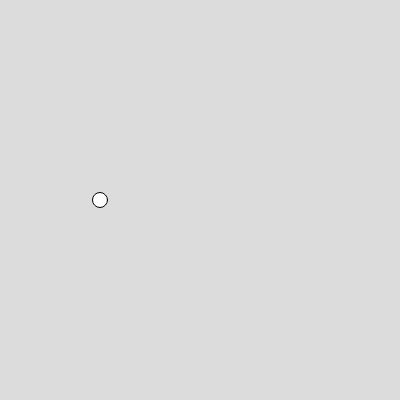
Frame 1 (no input)
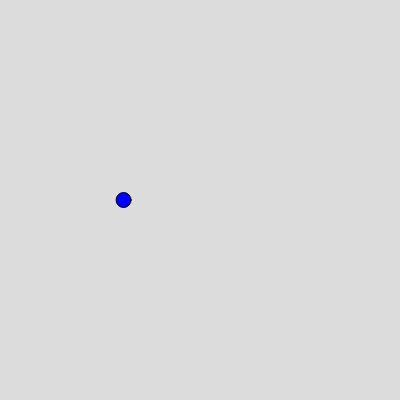
Frame 60 (no input)
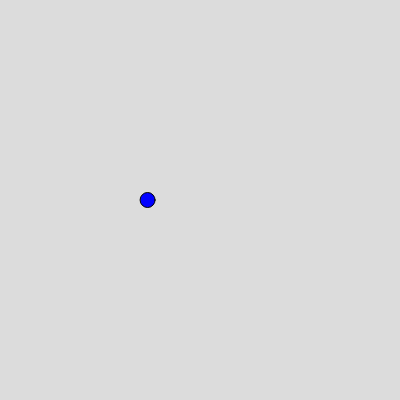
Frame 120 (the mouse pressed at the canvas centre since frame 60)

The p5.js sketch that drew these frames (run headless with seeded random() and noise() and a simulated clock; from frame 60 on, the mouse is pressed at the canvas centre):

// p5.js sketch
// ── sketch.js
var bola = {
  cor: "Blue",
  x: 100,
  y: 200,
  tamanho: 15,
  velocidadeX: 0.4,
  velocidadeY: 0.6
}

function setup() {
  createCanvas(400, 400);
}

function draw() {
  background(220);
  circle(bola.x,bola.y,bola.tamanho);
  fill(bola.cor);
  bola.x += bola.velocidadeX
}
